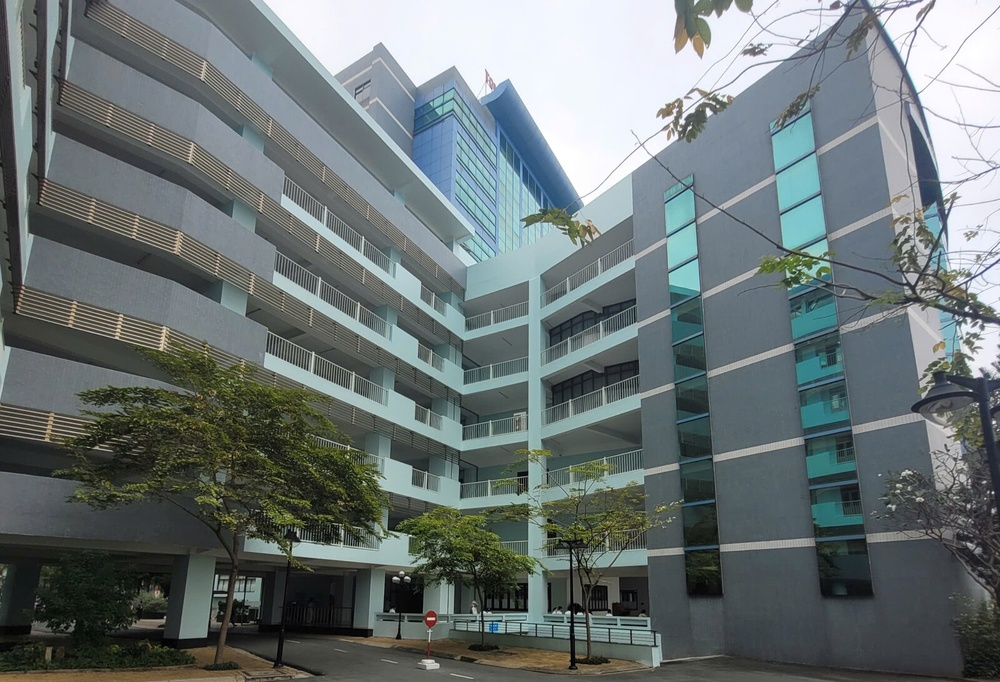
#> input picture images/c1.jpg, 1000 x 682 px, shrunk from 1600 x 1091 before the run, found by its file name
$ python image_stitching_v3.py
#> lines starting #> are read from the running program, lines starting #| are printed output that depends on the picture; after the words box and inside, x2 and y2 are one past the last pixel; in counts of white or black regions, pixels touching at a corner belong together
import cv2
import numpy as np
import matplotlib.pyplot as plt
import imutils
import imageio


# Utility function to plot an image
def plot_img(img, size=(7, 7), title=""):
    cmap = "gray" if len(img.shape) == 2 else None
    plt.figure(figsize=size)
    plt.imshow(img, cmap=cmap)
    plt.suptitle(title)
    plt.show()


# [5 lines of commented-out code are left out]
src_img = imageio.imread("images/c1.jpg")
#> src_img is the input picture: shape (682, 1000, 3); mean R, G, B 107.1, 116.2, 116.4
tar_img = imageio.imread("images/c2.jpg")
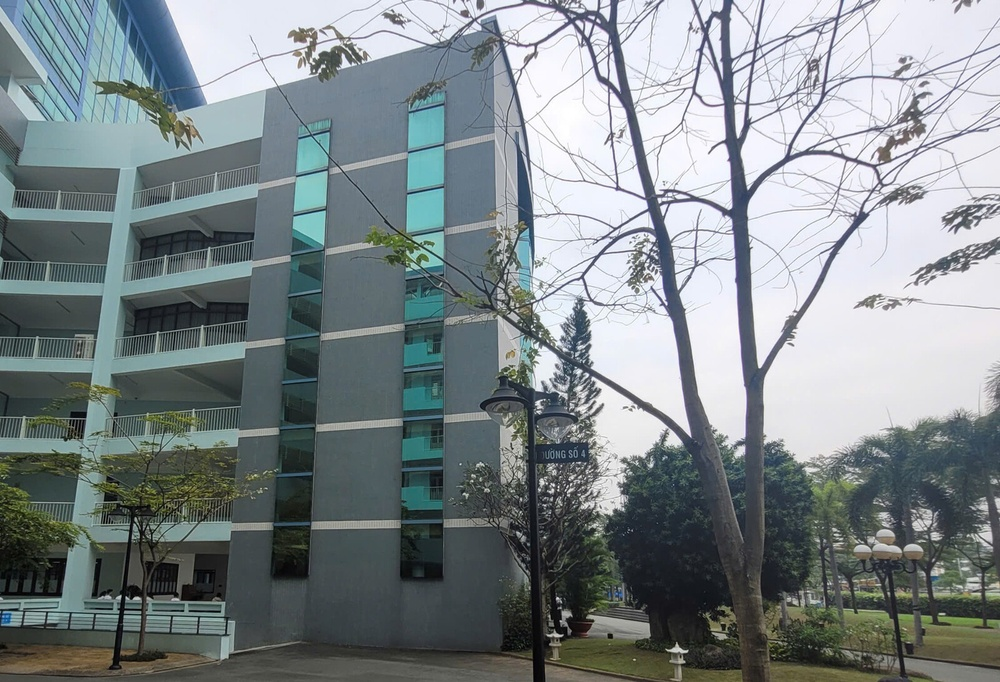
#> input picture images/c2.jpg, 1000 x 682 px, shrunk from 1600 x 1091 before the run, found by its file name
#> tar_img is the input picture: shape (682, 1000, 3); mean R, G, B 126.4, 135.3, 137.7

# Convert images to grayscale
src_gray = cv2.cvtColor(src_img, cv2.COLOR_RGB2GRAY)
tar_gray = cv2.cvtColor(tar_img, cv2.COLOR_RGB2GRAY)
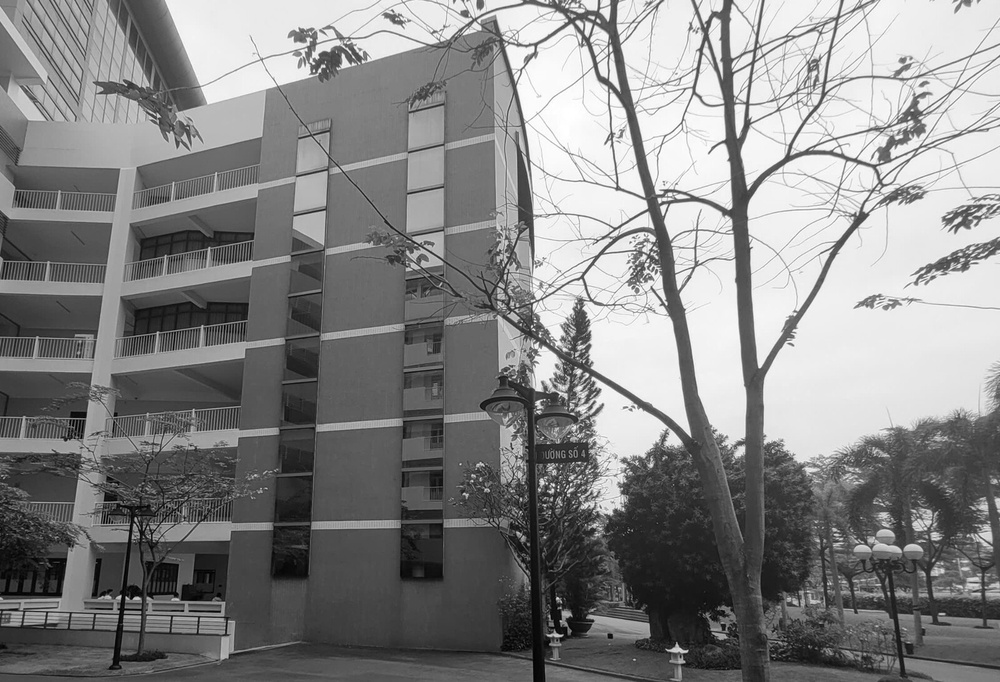
#> tar_gray: shape (682, 1000); min 0, max 255, mean 132.9

# Initialize SIFT detector
SIFT_detector = cv2.SIFT_create()
kp1, des1 = SIFT_detector.detectAndCompute(src_gray, None)
#> kp1 = 3033 keypoints; strongest (x, y, size): (395, 578, 2.5), (967, 309, 3.1), (568, 613, 3), (407, 577, 2.2)
kp2, des2 = SIFT_detector.detectAndCompute(tar_gray, None)
#> kp2 = 4032 keypoints; strongest (x, y, size): (557, 598, 2), (598, 21, 2.4), (578, 371, 4.3), (666, 303, 2)

# Use BFMatcher with KNN
bf = cv2.BFMatcher(cv2.NORM_L2, crossCheck=False)
rawMatches = bf.knnMatch(des1, des2, k=2)
#> rawMatches = 3033 matches

# Apply Lowe's ratio test
matches = []
ratio = 0.75
for m, n in rawMatches:
    if m.distance < n.distance * ratio:
        matches.append(m)
#> after the loop, matches = 426 matches

# Extract keypoints
kp1 = np.float32([kp.pt for kp in kp1])
#> kp1 = 3033 pairs, first value 4.07 to 997, second value 2.68 to 679.1
kp2 = np.float32([kp.pt for kp in kp2])
#> kp2 = 4032 pairs, first value 3.1 to 996.9, second value 2.64 to 678.3

pts1 = np.float32([kp1[m.queryIdx] for m in matches])
#> pts1 = 426 pairs, first value 19.11 to 992.5, second value 4.89 to 671.4
pts2 = np.float32([kp2[m.trainIdx] for m in matches])
#> pts2 = 426 pairs, first value 5.27 to 921.6, second value 10.06 to 671.9

# Estimate homography
H, status = cv2.findHomography(pts1, pts2, cv2.RANSAC)
#> H = [[3.6, -0.422, -1509.8], [1.5, 2.86, -1207.2], [0.00257, -0.000206, 1]]; status = 426 values, max 1 at index 33, min 0 at index 0, mean 0.702


# Warp perspective
h1, w1 = src_img.shape[:2]
#> h1 = 682; w1 = 1000
h2, w2 = tar_img.shape[:2]
#> h2 = 682; w2 = 1000

# Ensure the result height matches the target image height
result = cv2.warpPerspective(src_img, H, (w1 + w2, max(h1, h2)))

# Adjust target image to fit into the result
result[0:h2, 0:w2] = tar_img[:h2, :w2]


# Add border
result = cv2.copyMakeBorder(result, 10, 10, 10, 10, cv2.BORDER_CONSTANT, (0, 0, 0))
#> result: shape (702, 2020, 3)

# Convert to grayscale and threshold
gray = cv2.cvtColor(result, cv2.COLOR_RGB2GRAY)
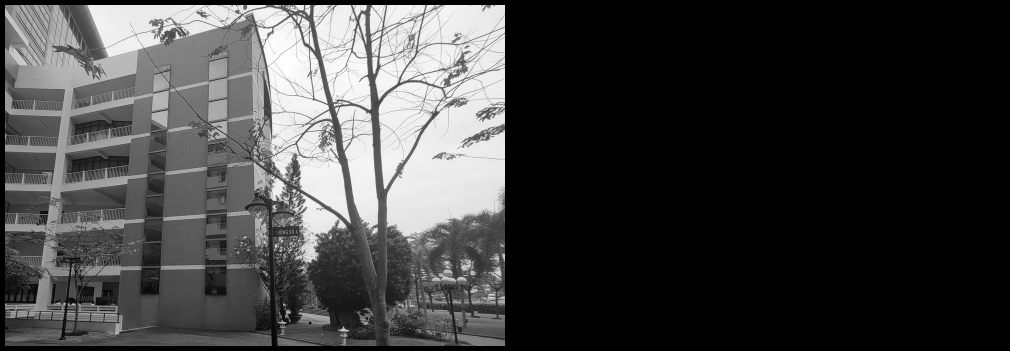
#> gray: shape (702, 2020) (shown at 1/2 size); min 0, max 255, mean 63.9
thresh_img = cv2.threshold(gray, 0, 255, cv2.THRESH_BINARY)[1]
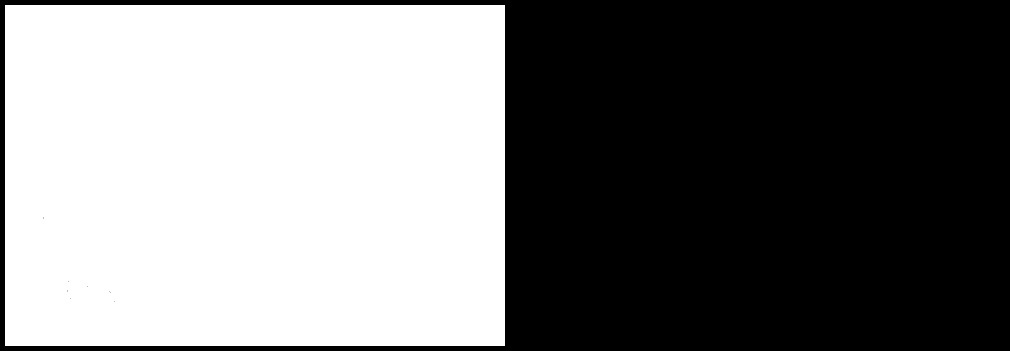
#> thresh_img: shape (702, 2020) (shown at 1/2 size); 48.1% white; 1 white region

# Find contours
contours = cv2.findContours(
    thresh_img.copy(), cv2.RETR_EXTERNAL, cv2.CHAIN_APPROX_SIMPLE
)
#> contours = 1 contour; box (x1, y1, x2, y2) and area: (10, 10, 1010, 692) 680319
contours = imutils.grab_contours(contours)
#> contours = [[[10, 10], [10, 691], [1009, 691], [1009, 10]]]
area_oi = max(contours, key=cv2.contourArea)
#> area_oi = [[10, 10], [10, 691], [1009, 691], [1009, 10]]

# Create mask
mask = np.zeros(thresh_img.shape, dtype="uint8")
x, y, w, h = cv2.boundingRect(area_oi)
#> x = 10; y = 10; w = 1000; h = 682
cv2.rectangle(mask, (x, y), (x + w, y + h), 255, -1)
#> mask: shape (702, 2020); 48.2% white; 1 white region, box (x1, y1, x2, y2) and area: (10, 10, 1011, 693) 683683

# Refine rectangle with erosion
min_rectangle = mask.copy()
sub = mask.copy()
while cv2.countNonZero(sub) > 0:
    min_rectangle = cv2.erode(min_rectangle, None)
    sub = cv2.subtract(min_rectangle, thresh_img)
#> this loop made 128 passes
#> pass 1, `sub = cv2.subtract(min_rectangle, thresh_img)`:
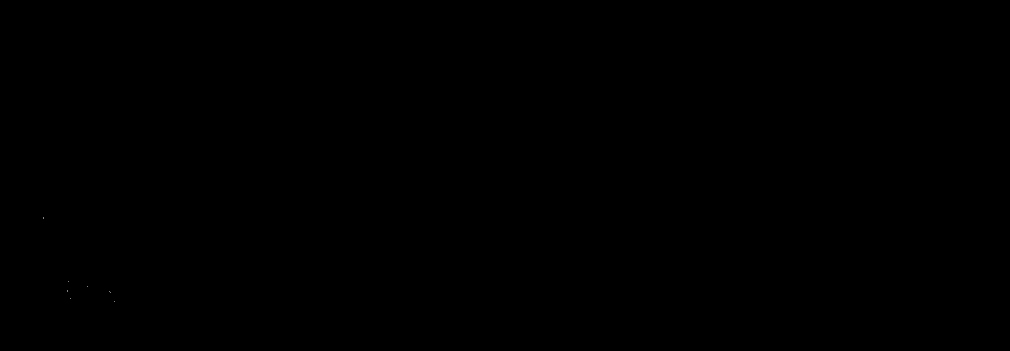
#> sub: shape (702, 2020) (shown at 1/2 size); 0% white in thin lines or dots, all inside (x1, y1, x2, y2) = (86, 435, 230, 604)
#> after the loop:
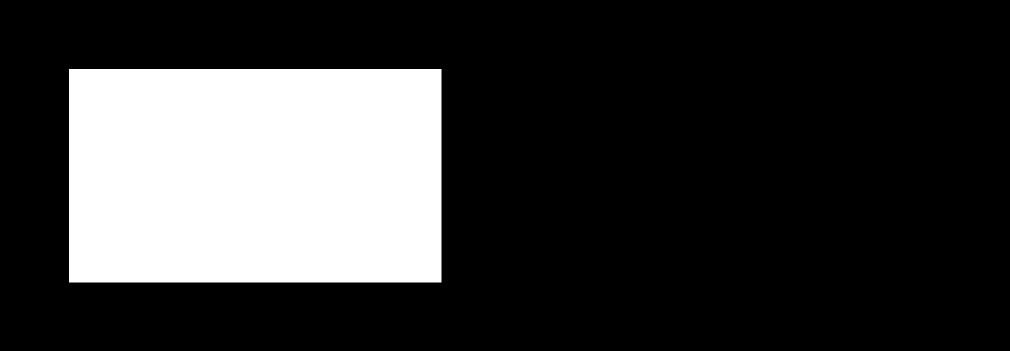
#> min_rectangle: shape (702, 2020) (shown at 1/2 size); 22.4% white; 1 white region

# Crop the final stitched image
contours = cv2.findContours(
    min_rectangle.copy(), cv2.RETR_EXTERNAL, cv2.CHAIN_APPROX_SIMPLE
)
#> contours = 1 contour; box (x1, y1, x2, y2) and area: (138, 138, 883, 565) 316944
contours = imutils.grab_contours(contours)
#> contours = [[[138, 138], [138, 564], [882, 564], [882, 138]]]
area_oi = max(contours, key=cv2.contourArea)
#> area_oi = [[138, 138], [138, 564], [882, 564], [882, 138]]
x, y, w, h = cv2.boundingRect(area_oi)
#> x = 138; y = 138; w = 745; h = 427
final_result = result[y : y + h, x : x + w]
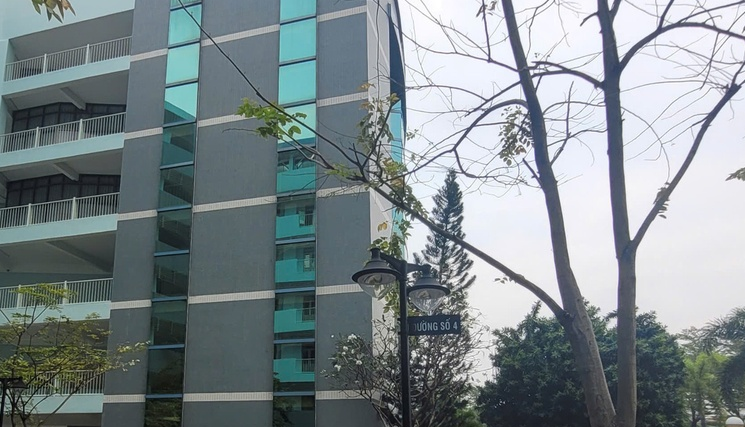
#> final_result: shape (427, 745, 3); mean R, G, B 126, 136.6, 140

# Save and display the final output
final_result_bgr = cv2.cvtColor(final_result, cv2.COLOR_RGB2BGR)
cv2.imwrite("v3_process.png", final_result_bgr)
plot_img(final_result, size=(20, 10), title="Final Stitched Image")
